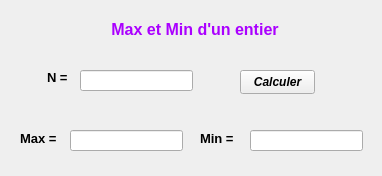
<?xml version="1.0" encoding="UTF-8"?>
<ui version="4.0">
 <class>MinMax</class>
 <widget class="QWidget" name="MinMax">
  <property name="geometry">
   <rect>
    <x>0</x>
    <y>0</y>
    <width>382</width>
    <height>176</height>
   </rect>
  </property>
  <property name="windowTitle">
   <string>MinMax</string>
  </property>
  <property name="layoutDirection">
   <enum>Qt::LeftToRight</enum>
  </property>
  <widget class="QLabel" name="label">
   <property name="geometry">
    <rect>
     <x>45</x>
     <y>20</y>
     <width>300</width>
     <height>20</height>
    </rect>
   </property>
   <property name="font">
    <font>
     <pointsize>12</pointsize>
     <bold>true</bold>
    </font>
   </property>
   <property name="text">
    <string>&lt;html&gt;&lt;head/&gt;&lt;body&gt;&lt;p&gt;&lt;span style=&quot; color:#aa00ff;&quot;&gt;Max et Min d'un entier&lt;/span&gt;&lt;/p&gt;&lt;/body&gt;&lt;/html&gt;</string>
   </property>
   <property name="alignment">
    <set>Qt::AlignCenter</set>
   </property>
  </widget>
  <widget class="QLabel" name="label_2">
   <property name="geometry">
    <rect>
     <x>47</x>
     <y>69</y>
     <width>31</width>
     <height>16</height>
    </rect>
   </property>
   <property name="font">
    <font>
     <pointsize>10</pointsize>
     <bold>true</bold>
    </font>
   </property>
   <property name="text">
    <string>N =</string>
   </property>
  </widget>
  <widget class="QLabel" name="ErrorOutput">
   <property name="geometry">
    <rect>
     <x>80</x>
     <y>100</y>
     <width>200</width>
     <height>20</height>
    </rect>
   </property>
   <property name="font">
    <font>
     <pointsize>8</pointsize>
     <bold>true</bold>
    </font>
   </property>
   <property name="text">
    <string/>
   </property>
  </widget>
  <widget class="QLineEdit" name="MaxOutput">
   <property name="geometry">
    <rect>
     <x>70</x>
     <y>130</y>
     <width>113</width>
     <height>21</height>
    </rect>
   </property>
  </widget>
  <widget class="QLineEdit" name="NInput">
   <property name="geometry">
    <rect>
     <x>80</x>
     <y>70</y>
     <width>113</width>
     <height>21</height>
    </rect>
   </property>
  </widget>
  <widget class="QLineEdit" name="MinOutput">
   <property name="geometry">
    <rect>
     <x>250</x>
     <y>130</y>
     <width>113</width>
     <height>21</height>
    </rect>
   </property>
  </widget>
  <widget class="QPushButton" name="CalculerBtn">
   <property name="geometry">
    <rect>
     <x>240</x>
     <y>70</y>
     <width>75</width>
     <height>24</height>
    </rect>
   </property>
   <property name="font">
    <font>
     <italic>true</italic>
     <bold>true</bold>
    </font>
   </property>
   <property name="text">
    <string>Calculer</string>
   </property>
  </widget>
  <widget class="QLabel" name="label_4">
   <property name="geometry">
    <rect>
     <x>20</x>
     <y>130</y>
     <width>40</width>
     <height>16</height>
    </rect>
   </property>
   <property name="font">
    <font>
     <pointsize>10</pointsize>
     <bold>true</bold>
    </font>
   </property>
   <property name="text">
    <string>Max =</string>
   </property>
  </widget>
  <widget class="QLabel" name="label_5">
   <property name="geometry">
    <rect>
     <x>200</x>
     <y>130</y>
     <width>40</width>
     <height>16</height>
    </rect>
   </property>
   <property name="font">
    <font>
     <pointsize>10</pointsize>
     <bold>true</bold>
    </font>
   </property>
   <property name="text">
    <string>Min =</string>
   </property>
  </widget>
 </widget>
 <resources/>
 <connections/>
</ui>
